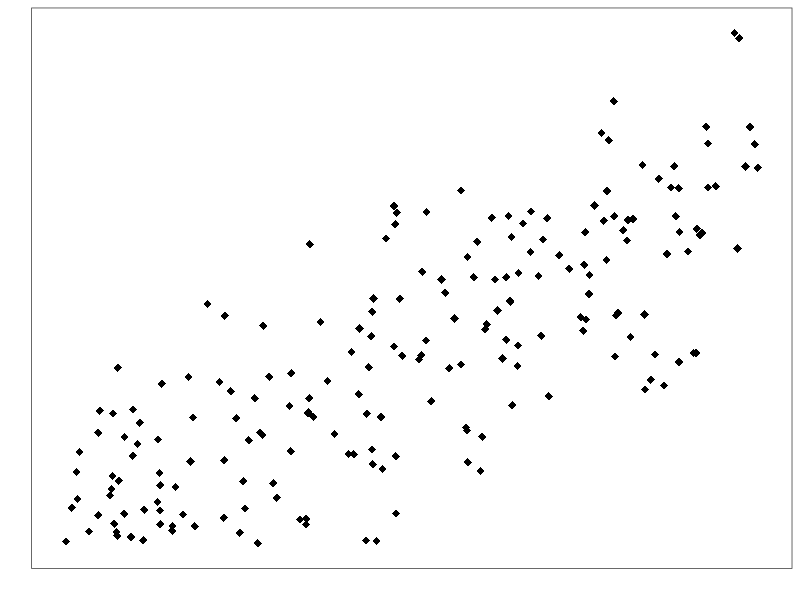

Here is the R script that generated this plot:
# Inspired by http://guessthecorrelation.com/

library(ggplot2)

guess <- function() {
  x = runif(200)
  q <- data.frame(x = x,
                  y = abs(x + (runif(200) -runif(200))/(runif(1)*3) ))
  q$y <- q$y/max(q$y)
  show(ggplot(q, aes(x, y)) + 
          geom_point(shape = 18, colour = "black", fill = "black", stroke = 2)+
          theme_bw() + xlab("") + ylab("") + 
          theme(panel.grid = element_blank(), axis.text = element_blank(), axis.ticks = element_blank())
        )
  return(cor(q$x,q$y))
  
}
guess()


